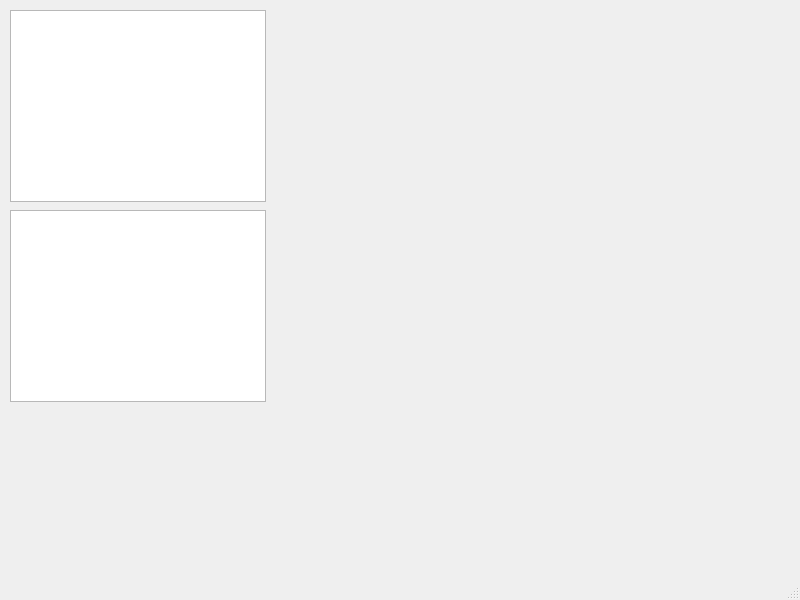
<?xml version="1.0" encoding="UTF-8"?>
<ui version="4.0">
 <class>Linking</class>
 <widget class="QMainWindow" name="Linking">
  <property name="geometry">
   <rect>
    <x>0</x>
    <y>0</y>
    <width>800</width>
    <height>600</height>
   </rect>
  </property>
  <property name="windowTitle">
   <string>MainWindow</string>
  </property>
  <widget class="QWidget" name="centralwidget">
   <widget class="QTableView" name="tableView">
    <property name="geometry">
     <rect>
      <x>10</x>
      <y>10</y>
      <width>256</width>
      <height>192</height>
     </rect>
    </property>
   </widget>
   <widget class="QListView" name="listView">
    <property name="geometry">
     <rect>
      <x>10</x>
      <y>210</y>
      <width>256</width>
      <height>192</height>
     </rect>
    </property>
   </widget>
  </widget>
  <widget class="QMenuBar" name="menubar">
   <property name="geometry">
    <rect>
     <x>0</x>
     <y>0</y>
     <width>800</width>
     <height>21</height>
    </rect>
   </property>
  </widget>
  <widget class="QStatusBar" name="statusbar"/>
 </widget>
 <resources/>
 <connections/>
</ui>
